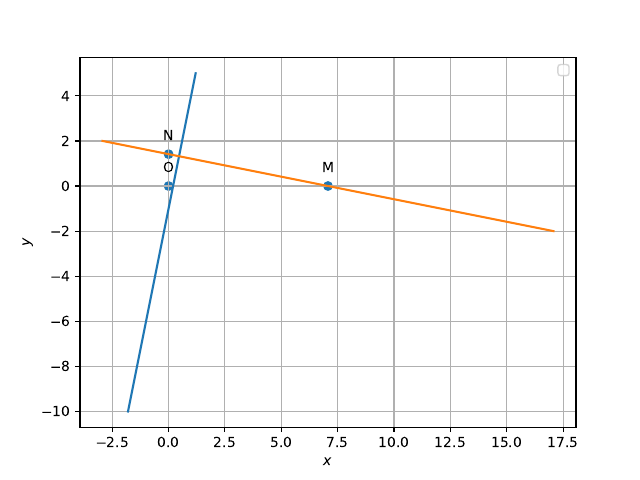

Reproduce this figure in Python.
import numpy as np
import matplotlib.pyplot as plt
from numpy import linalg as LA
from sympy import symbols, Eq, solve 
import math
#for equations
import sys                                          
sys.path.insert(0,'/sdcard/Download/matrices/CoordGeo')
#local imports
from line.funcs import *
from triangle.funcs import *
from conics.funcs import circ_gen

#if using 
import subprocess
import shlex
#end if
print("A straight line L is perpendicular to line 5x-y=1.The area of the triangle formed by the line and coordinate axis is 5.find equation of line L")

#Input parameters
A = np.array(([5,-1]))
B = np.array(([1]))
e1 = np.array(([1,0]))
e2 = np.array(([0,1]))
n1 = A
c1 = B
#
#direction vector       
m1 = omat@n1
#print(m1)


#point on the line
x1=c1/(n1@e1)
A1=x1*e1
#Generating line
k1=-1
k2=2
x_AB = line_dir_pt(m1,A1,k1,k2)
#
##Plotting line
plt.plot(x_AB[0,:],x_AB[1,:])#,label='$Line')
#
b = symbols('b')
eqn = Eq(5*(b**2-0*b),10)
b = solve(eqn)
print(b)
#defining points
O = np.array(([0,0]))
M = np.array(([5*(e2.T@b),0]))
N = np.array(([0,(e2.T@b)]))
print(O,M,N)

#perpendicular line 
P = np.array(([0.2,1]))
Q = np.array(([b]))
e1 = np.array(([1,0]))
n2 = P
c2 = Q
x2 = np.abs(c2)/(n2@e1)
x2 = np.array(([x2.item(0),x2.item(1)]))
P1 = x2*e1
#print(P1)
m2 = omat@n2
k3 = -10
k4 = 10
x_PQ = line_dir_pt(m2,P1,k3,k4)

plt.plot(x_PQ[0,:],x_PQ[1,:])
#print(x_PQ)

#
tri_coords = np.vstack((M,N,O)).T
plt.scatter(tri_coords[0,:], tri_coords[1,:])
vert_labels = ['M','N','O']
for i, txt in enumerate(vert_labels):
     plt.annotate(txt, # this is the text
                   (tri_coords[0,i], tri_coords[1,i]), # this is the point to label
                   textcoords="offset points", # how to position the text
                   xytext=(0,10), # distance from text to points (x,y)
                   ha='center') # horizontal alignment can be left, right or center


#
plt.xlabel('$x$')
plt.ylabel('$y$')
plt.legend(loc='best')
plt.grid()
plt.axis('equal')
#plt.xlim(-5,10)
#plt.ylim(-5,10)

#for termux 
plt.savefig('/sdcard/Download/matrices/lines/line1.pdf')
subprocess.run(shlex.split("termux-open '/sdcard/Download/matrices/lines/line1.pdf'"))
#else
#plt.show()
